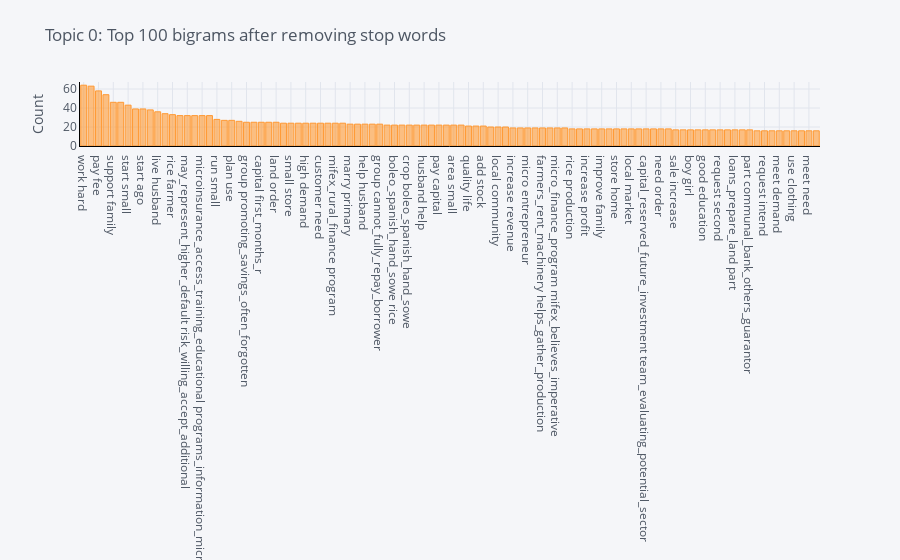

The notebook cell this image was saved under:
### Code cell
plot_model(model=lsi, plot = 'bigram')

### Figure 1 — Plotly figure (JSON) as saved in the notebook; plotly's stock layout.template omitted (floating-point values rounded to 4 significant figures)
{"data": [{"marker": {"color": "rgba(255, 153, 51, 0.6)", "line": {"color": "rgba(255, 153, 51, 1.0)", "width": 1}}, "name": "count", "orientation": "v", "text": "", "type": "bar", "x": ["work hard", "hard work", "pay fee", "increase stock", "support family", "husband work", "start small", "provide family", "start ago", "programs_information_microfinance_ecuador services_please_visit_href", "live husband", "mifex_offers_client microinsurance_access_training_educational", "rice farmer", "risk_willing_accept_additional risk_making", "may_represent_higher_default risk_willing_accept_additional", "kenya_security_situation_communitie businesses_lenders_entrepreneur_aware", "microinsurance_access_training_educational programs_information_microfinance_ecuador", "businesses_lenders_entrepreneur_aware may_represent_higher_default", "run small", "provide well", "plan use", "well life", "group promoting_savings_often_forgotten", "order farm", "capital first_months_r", "person group", "land order", "operate small", "small store", "enough money", "high demand", "beauty product", "customer need", "first_months_r debt_must_paid_seventh", "mifex_rural_finance program", "intend use", "marry primary", "want expand", "help husband", "therefore request", "group cannot_fully_repay_borrower", "farmers_produce_sack land", "boleo_spanish_hand_sowe rice", "request budget", "crop boleo_spanish_hand_sowe", "rice grow", "husband help", "debt_must_paid_seventh final_month", "pay capital", "grow farmers_rent_machinery", "area small", "small farmers_produce_sack", "quality life", "save money", "add stock", "large quantity", "local community", "family need", "increase revenue", "rural area", "micro entrepreneur", "attract new", "farmers_rent_machinery helps_gather_production", "sector rice", "micro_finance_program mifex_believes_imperative", "promoting_savings_often_forgotten micro_finance_program", "rice production", "farmer association_works_cooperatively", "increase profit", "start help", "improve family", "family member", "store home", "program rice", "local market", "communal_bank_others_guarantor person", "capital_reserved_future_investment team_evaluating_potential_sector", "use clothe", "need order", "rural sector", "sale increase", "familys need", "boy girl", "mifex_believes_imperative capital_reserved_future_investment", "good education", "improve quality", "request second", "increase sale", "loans_prepare_land part", "meet customer", "part communal_bank_others_guarantor", "grow help", "request intend", "repay time", "meet demand", "pay back", "use clothing", "use follow", "meet need", "member group"], "y": [64, 63, 58, 54, 46, 46, 43, 39, 39, 38, 36, 34, 33, 32, 32, 32, 32, 32, 28, 27, 27, 26, 25, 25, 25, 25, 25, 24, 24, 24, 24, 24, 24, 24, 24, 24, 23, 23, 23, 23, 23, 22, 22, 22, 22, 22, 22, 22, 22, 22, 22, 22, 21, 21, 21, 20, 20, 20, 19, 19, 19, 19, 19, 19, 19, 19, 18, 18, 18, 18, 18, 18, 18, 18, 18, 18, 18, 18, 18, 18, 17, 17, 17, 17, 17, 17, 17, 17, 17, 17, 17, 16, 16, 16, 16, 16, 16, 16, 16, 16]}], "layout": {"autosize": true, "legend": {"bgcolor": "#F5F6F9", "font": {"color": "#4D5663"}}, "paper_bgcolor": "#F5F6F9", "plot_bgcolor": "#F5F6F9", "title": {"font": {"color": "#4D5663"}, "text": "Topic 0: Top 100 bigrams after removing stop words"}, "xaxis": {"autorange": true, "gridcolor": "#E1E5ED", "linecolor": "black", "range": [-0.5, 99.5], "showgrid": true, "tickfont": {"color": "#4D5663"}, "title": {"font": {"color": "#4D5663"}, "text": ""}, "type": "category", "zerolinecolor": "#E1E5ED"}, "yaxis": {"autorange": true, "gridcolor": "#E1E5ED", "linecolor": "black", "range": [0, 67.37], "showgrid": true, "tickfont": {"color": "#4D5663"}, "title": {"font": {"color": "#4D5663"}, "text": "Count"}, "type": "linear", "zerolinecolor": "#E1E5ED"}}}
